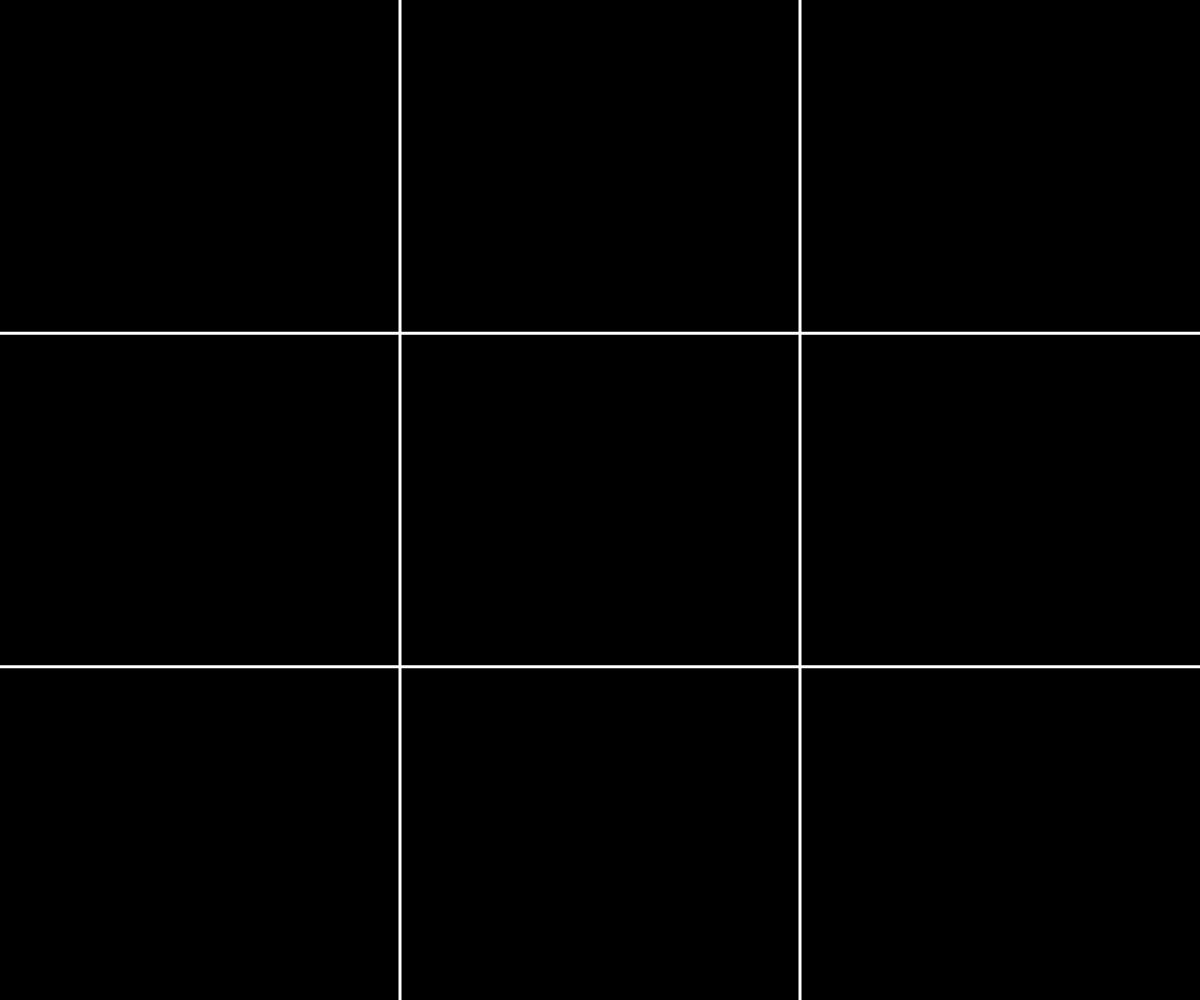
Frame 1 (no input)
Frame 60 (no input): identical to frame 1, image omitted
Frame 120 (the mouse pressed at the canvas centre since frame 60): identical to frame 1, image omitted

The p5.js sketch that drew this single still picture (run headless with seeded random() and noise() and a simulated clock; from frame 60 on, the mouse is pressed at the canvas centre):

// p5.js sketch
// ── sketch.js
let cases = new Array(3);
for (let i = 0; i < cases.length; i++) {
    cases[i] = new Array(3);
    for (let j = 0; j < cases[i].length; j++) {
        cases[i][j] = 0;
    }
}
let maxWidth;
let maxHeight;
let turn = 1;
let end = false;

function setup() {
    maxWidth = windowWidth;
    maxHeight = windowHeight;
    createCanvas(maxWidth, maxHeight);
    background(0);
    fill("black");
    stroke("white");
    strokeWeight(3);
    // quadrillage
    line(maxWidth * 1 / 3, 0, maxWidth * 1 / 3, maxHeight);
    line(maxWidth * 2 / 3, 0, maxWidth * 2 / 3, maxHeight);
    line(0, maxHeight * 1 / 3, maxWidth, maxHeight * 1 / 3);
    line(0, maxHeight * 2 / 3, maxWidth, maxHeight * 2 / 3);
}

function draw() {}

function mouseClicked(event) {
    let mouseX = event.clientX;
    let mouseY = event.clientY;
    if (mouseY < maxHeight * 1 / 3) {
        //if top row
        if (mouseX < maxWidth * 1 / 3) {
            //if left
            drawTurn(turn, 0, 0);
        } else if (mouseX < maxWidth * 2 / 3) {
            //if middle
            drawTurn(turn, 1, 0);
        } else if (mouseX < maxWidth) {
            //if right
            drawTurn(turn, 2, 0);
        }
    } else if (mouseY < maxHeight * 2 / 3) {
        //if middle row
        if (mouseX < maxWidth * 1 / 3) {
            //if left
            drawTurn(turn, 0, 1);
        } else if (mouseX < maxWidth * 2 / 3) {
            //if middle
            drawTurn(turn, 1, 1);
        } else if (mouseX < maxWidth) {
            //if right
            drawTurn(turn, 2, 1);
        }
    } else if (mouseY < maxHeight * 3 / 3) {
        //if bottom row
        if (mouseX < maxWidth * 1 / 3) {
            //if left
            drawTurn(turn, 0, 2);
        } else if (mouseX < maxWidth * 2 / 3) {
            //if middle
            drawTurn(turn, 1, 2);
        } else if (mouseX < maxWidth) {
            //if right
            drawTurn(turn, 2, 2);
        }
    }
}

function drawTurn(player, x, y) {
    if (cases[x][y] !== 0 || end) {
        return;
    } else {
        cases[x][y] = player;
    }
    x = x * maxWidth / 3;
    y = y * maxHeight / 3;
    if (player === 1) {
        line(x, y, x + maxWidth / 3, y + maxHeight / 3);
        line(x, y + maxHeight / 3, x + maxWidth / 3, y);
        checkMate();
        turn = 2;
    } else {
        ellipse(x + maxWidth / 3 / 2, y + maxHeight / 3 / 2, maxWidth / 3, maxHeight / 3);
        checkMate();
        turn = 1;
    }
}

function checkMate() {
    if (cases[0][0] != 0 && cases[0][0] === cases[1][0] && cases[0][0] == cases[2][0]) {
        console.log("top row won")
        end = true;
    } else if (cases[0][1] != 0 && cases[0][1] === cases[1][1] && cases[0][1] == cases[2][1]) {
        console.log("middle row won")
        end = true;
    } else if (cases[0][2] != 0 && cases[0][2] === cases[1][2] && cases[0][2] == cases[2][2]) {
        console.log("bottom row won")
        end = true;
    } else if (cases[0][0] != 0 && cases[0][0] === cases[0][1] && cases[0][0] == cases[0][2]) {
        console.log("left column won")
        end = true;
    } else if (cases[1][0] != 0 && cases[1][0] === cases[1][1] && cases[1][0] == cases[1][2]) {
        console.log("middle column won")
        end = true;
    } else if (cases[2][0] != 0 && cases[2][0] === cases[2][1] && cases[2][0] == cases[2][2]) {
        console.log("right column won")
        end = true;
    } else if (cases[0][0] != 0 && cases[0][0] === cases[1][1] && cases[0][0] == cases[2][2]) {
        console.log("diagonal top left won")
        end = true;
    } else if (cases[0][2] != 0 && cases[0][2] === cases[1][1] && cases[0][2] == cases[2][0]) {
        console.log("diagonal botton left won")
        end = true;
    }

    cases_left = 0;
    for (let row = 0; row < cases.length; row++) {
        for (let column = 0; column < cases[row].length; column++) {
            if (cases[row][column] === 0) {
                cases_left++;
            }
        }
    }
    if (end) {
        textSize(64);
        fill("white")
        textAlign(CENTER);
        text("Bravo le joueur " + turn + " gagne", maxWidth / 2, maxHeight / 2);
    } else if (cases_left === 0) {
        textSize(64);
        fill("white")
        textAlign(CENTER);
        text("Egalite", maxWidth / 2, maxHeight / 2);
    }
}
